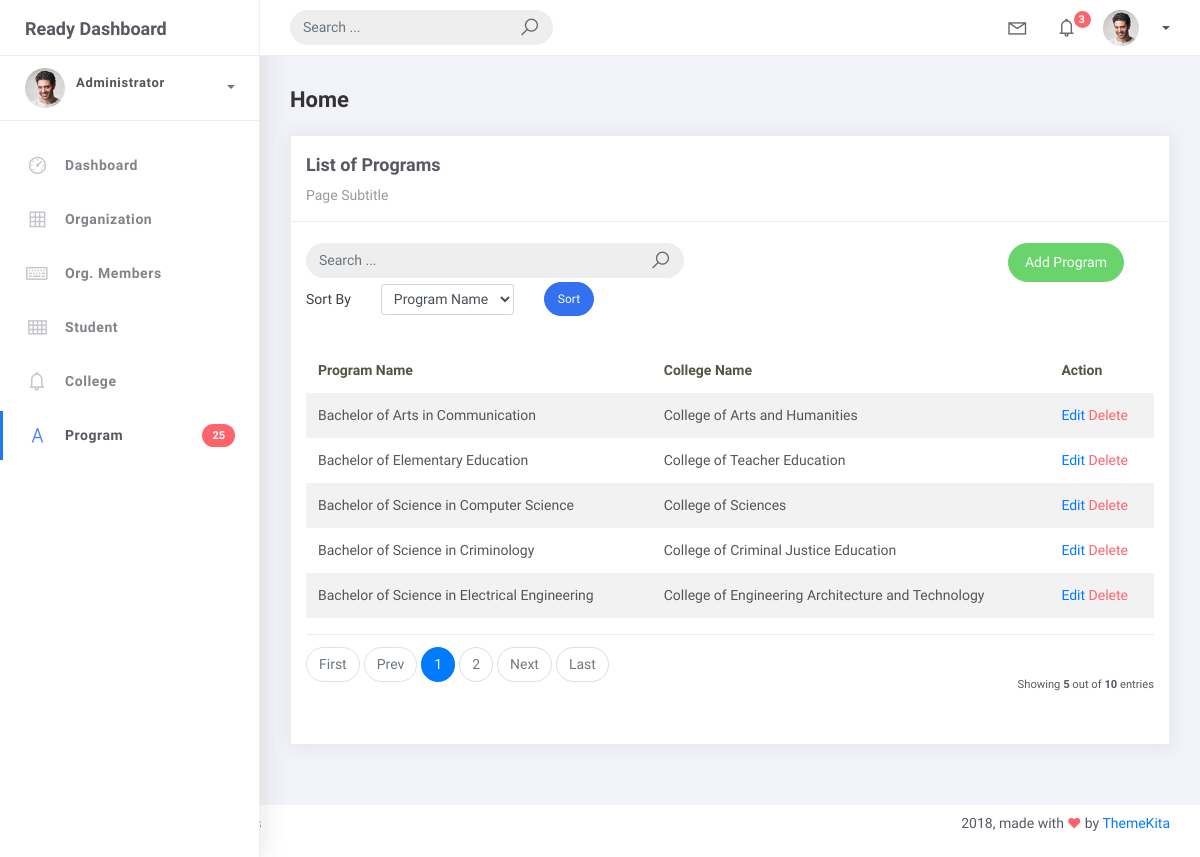
The page /program_list on the database its author committed.
### studentorg/models.py (models this page shows, shortened)
class BaseModel(models.Model):
    created_at = models.DateTimeField(auto_now_add=True, db_index=True)
    updated_at = models.DateTimeField(auto_now=True)
    class Meta:
        abstract = True

class Program(BaseModel):
    prog_name = models.CharField(max_length=150)
    college = models.ForeignKey(College, on_delete=models.CASCADE)

class College(BaseModel):
    college_name = models.CharField(max_length=150)
    def __str__(self):
        return self.college_name

### studentorg/views.py (the view)
# urls.py: path('program_list', ProgramList.as_view(), name='program-list'),
class ProgramList(ListView):
    model = Program
    context_object_name = 'program'
    template_name = 'program_list.html'
    paginate_by = 5
    def get_queryset(self):
        qs = super().get_queryset()
        query = self.request.GET.get('q')
        if query:
            qs = qs.filter(
                Q(name__icontains=query) |
                Q(description__icontains=query)
            )
        return qs
    def get_ordering(self):
        allowed = ["prog_name", "college__college_name"]
        sort_by = self.request.GET.get("sort_by")
        if sort_by in allowed:
           return sort_by
        return "prog_name"

### templates/program_list.html (shortened to what this page needs)
{% extends 'base.html' %}
{% load static %}
{% block content %}
<div class="content">
    <div class="container-fluid">
        <h4 class="page-title">Home</h4>
        <div class="row">
            <div class="col-md-12">
                <div class="card">
                    <div class="card-header">
                        <div class="card-title">List of Programs</div>
                        <div class="card-category">Page Subtitle</div>
                    </div>
                    <br />
                    <div class="col-md-12 row">
                        <div class="col-md-6">
                            <form class="navbar-left navbar-form nav-search mr-md-3" action="{% url 'program-list'%}">
                                <div class="input-group">
                                        <input type="text" placeholder="Search ..." class="form-control" name="q" />                                    <div class="input-group-append">
                                        <span class="input-group-text">
                                            <i class="la la-search search-icon"></i>
                                        </span>
                                    </div>
                                </div>
                            </form>
                        </div>
                        <div class="col-md-6">
                            <div class="pull-right">
                                <a href="{% url 'program-add' %}" class="btn btn-success btn-rounded">
                                    Add Program
                                </a>
                            </div>
                        </div>
                    </div>
                    <div class="col-md-12">
                        <form method="get" class="row g-2 align-items-center">
                            <div class="col-auto">
                                <label for="smallselect" class="col-form-label">Sort By</label>
                            </div>
                            <div class="col-auto">
                                <select class="form-control form-control-sm" id="smallSelect" name="sort_by">
                                    <option value="prog_name"  {% if request.GET.sort_by == "prog_name" %}selected{% endif %}>Program Name</option>
                                </select>
                            </div>
                            <div class="col-auto">
                                <button type="submit" class="btn btn-primary btn-sm btn-rounded">Sort</button>
                            </div>
                        </form>
                    </div>
                    <div class="card-body">
                        <table class="table table-striped mt-3">
                            <thead>
                                <tr>
                                    <th scope="col">Program Name</th>
                                    <th scope="col">College Name</th>
                                    <th scope="col">Action</th>
                                </tr>
                            </thead>
                            <tbody>
                                {% for object in object_list %}
                                <tr>
                                    <td>{{ object.prog_name}}</td>
                                    <td>{{ object.college }}</td>
                                    <td>
                                        <a href="program_list/{{ object.id }}">Edit</a>
                                        <a href="program_list/{{ object.id }}/delete" class="text-danger">Delete</a>
                                    </td>
                                </tr>
                                    {% empty %}
                                    <tr>
                                        <td colspan="4" style="text-align: center">
                                        <p class="text-sm font-weight-bold mb-0">No Records Found</p>
                                        </td>
                                    </tr>
                                    {% endfor %}
                            </tbody>
                        </table>
                        {% include 'includes/pagination.html' %}
                    </div>
                </div>
            </div>
        </div>
    </div>
</div>
{% endblock %}

### rows shown on the page
Program: prog_name "Bachelor of Arts in Communication", college "College of Arts and Humanities"
Program: prog_name "Bachelor of Elementary Education", college "College of Teacher Education"
Program: prog_name "Bachelor of Science in Computer Science", college "College of Sciences"
Program: prog_name "Bachelor of Science in Criminology", college "College of Criminal Justice Education"
Program: prog_name "Bachelor of Science in Electrical Engineering", college "College of Engineering Architecture and Technology"

### other values the page prints
{{ page_num }} "1"
{{ page_num }} "2"
{{ object_list.count }} "5"
{{ paginator.count }} "10"
